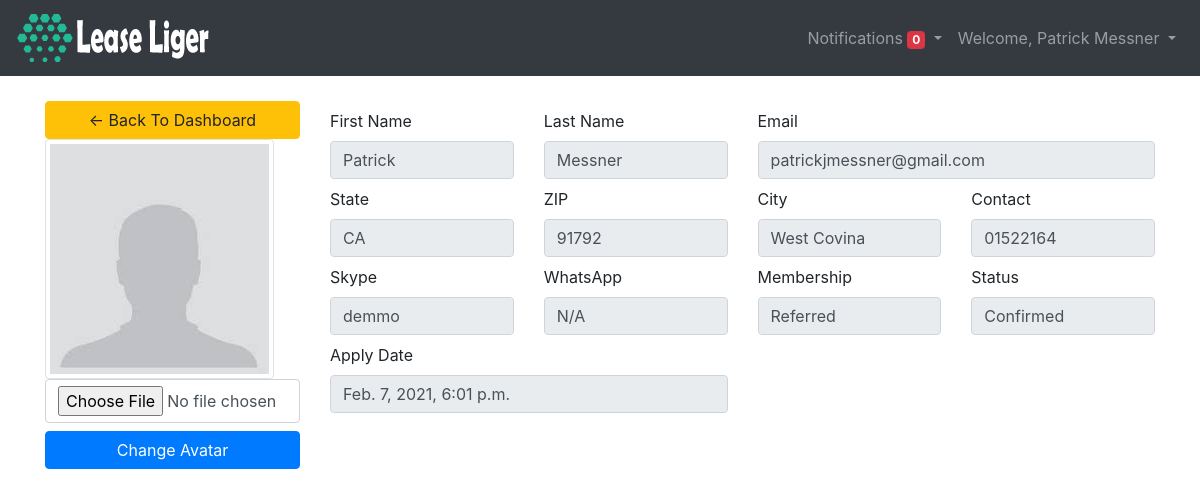
The page /administration/customer/profile/ (signed in) on the database its author committed.
### rentadmin/models.py (models this page shows, shortened)
class Customer(models.Model):
    customerid = models.AutoField(primary_key=True)
    first_name = models.CharField(max_length=200)
    last_name = models.CharField(max_length=200)
    email = models.EmailField(null=True,unique=True)
    state = models.CharField(max_length=200, null=True)
    zip = models.CharField(max_length=200, null=True)
    city = models.CharField(max_length=200, null=True)
    phone = models.CharField(max_length=200, null=True)
    notify_mail = models.EmailField(null=True)
    skype = models.CharField(max_length=200, null=True, default="N/A")
    whatsapp = models.CharField(max_length=200, null=True, default="N/A")
    membership = models.CharField(max_length=200, null=True)
    status = models.CharField(max_length=200,default="Pending")
    confirmation_code = models.CharField(max_length=200,null=True)
    avatar = models.ImageField(upload_to="customers",null=True, default="no-one.jpg")
    reference = models.ForeignKey(Renter, on_delete=models.SET_NULL, null=True)
    points = models.DecimalField(decimal_places=2,max_digits=7,default=0)
    date_created = models.DateTimeField(auto_now_add=True)

### rentadmin/decorators.py (the view)
        def wrapper_func(request,*args,**kwargs):
            group = None
            if request.user.groups.exists():
                group = request.user.groups.all()[0].name
            if group in allowed_roles:
                return view_func(request,*args,**kwargs)
            else:
                messages.info(request, 'Unauthorized Access')
                return redirect('userlogout')

### rentadmin/views.py (called while the page is built)
@login_required(login_url='userlogin')
@allowed_users(allowed_roles=['customer'])
def customerprofile(request):
    usermail = request.user.email
    info = Customer.objects.filter(email=usermail).first()
    return render(request,"customer/profile.html",{'info':info})

### rentadmin/templates/customer/profile.html (shortened to what this page needs)
{% extends 'customer/customer_layout.html' %}
{% block content %}
{% load static %}
<div class="container mt-4">
    <div class="row">
        <div class="col-lg-12">
        </div>
        <div class="col-lg-3">
            <a href="{% url 'customerhome' %}" class="btn btn-block btn-warning">&#8592; Back To Dashboard</a>
            {% if info.avatar == 'no-one.jpg' %}
            <img src="{% static 'images/renters/' %}{{ info.avatar }}" class="img-thumbnail">
            {% else %}
            <img src="{% static 'images/' %}{{ info.avatar }}" class="img-thumbnail">
            {% endif %}
            <form method="post" action="{% url 'changeavatar' %}" enctype="multipart/form-data">
                <input type="file" name="avatar" class="form-control">
                <button type="submit" class="btn btn-primary btn-block mt-2">Change Avatar</button>
            </form>
        </div>
        <div class="col-lg-9">
            <div class="row">
                <div class="col-lg-3 mt-2">
                    <label>First Name</label>
                    <input value="{{ info.first_name }}" class="form-control" readonly>
                </div>
                <div class="col-lg-3 mt-2">
                    <label>Last Name</label>
                    <input value="{{ info.last_name }}" class="form-control" readonly>
                </div>
                <div class="col-lg-6 mt-2">
                    <label>Email</label>
                    <input value="{{ info.email }}" class="form-control" readonly>
                </div>
                <div class="col-lg-3 mt-2">
                    <label>State</label>
                    <input value="{{ info.state }}" class="form-control" readonly>
                </div>
                <div class="col-lg-3 mt-2">
                    <label>ZIP</label>
                    <input value="{{ info.zip }}" class="form-control" readonly>
                </div>
                <div class="col-lg-3 mt-2">
                    <label>City</label>
                    <input value="{{ info.city }}" class="form-control" readonly>
                </div>
                <div class="col-lg-3 mt-2">
                    <label>Contact</label>
                    <input value="{{ info.phone }}" class="form-control" readonly>
                </div>
                <div class="col-lg-3 mt-2">
                    <label>Skype</label>
                    <input value="{{ info.skype }}" class="form-control" readonly>
                </div>
                <div class="col-lg-3 mt-2">
                    <label>WhatsApp</label>
                    <input value="{{ info.whatsapp }}" class="form-control" readonly>
                </div>
                <div class="col-lg-3 mt-2">
                    <label>Membership</label>
                    <input value="{{ info.membership }}" class="form-control" readonly>
                </div>
                <div class="col-lg-3 mt-2">
                    <label>Status</label>
                    <input value="{{ info.status }}" class="form-control" readonly>
                </div>
                <div class="col-lg-6 mt-2">
                    <label>Apply Date</label>
                    <input value="{{ info.date_created }}" class="form-control" readonly>
                </div>
            </div>
        </div>
    </div>
</div>
{% endblock %}

### rentadmin/templates/customer/customer_layout.html (shortened to what this page needs)
{% load static %}
<!doctype html>
<html lang="en">
  <head>
    <link rel="stylesheet" href="https://maxcdn.bootstrapcdn.com/bootstrap/4.0.0/css/bootstrap.min.css">
    <link rel="stylesheet" href="https://cdn.datatables.net/1.10.22/css/dataTables.bootstrap4.min.css">
    <link rel="stylesheet" href="{% static 'css/bootstrap-select.min.css' %}">
    <link rel="stylesheet" type="text/css" href="{% static 'css/custom.css' %}">
    <link type="text/css" rel="stylesheet" href="https://api.mqcdn.com/sdk/place-search-js/v1.0.0/place-search.css"/>
  </head>
  <body>
    {% include 'customer/navbar.html' %}
    {% block content %}{% endblock %}
  </body>
</html>

### rentadmin/templates/customer/navbar.html (shortened to what this page needs)
{% load static %}
<nav class="navbar navbar-expand-lg navbar-dark bg-dark">
  <a class="navbar-brand" href="{% url 'customerhome' %}"><img src="{% static 'images/logo.png' %}"></a>
  <div class="collapse navbar-collapse" id="navbarSupportedContent">
    <ul class="navbar-nav ml-auto">
      <li class="nav-item dropdown">
        <a class="nav-link dropdown-toggle" href="#" id="notifyDropdown" role="button" data-toggle="dropdown" aria-haspopup="true" aria-expanded="false">
          Notifications <span class="badge badge-danger">{{ notify|length }}</span>
        </a>
      </li>
      <li class="nav-item dropdown">
        <a class="nav-link dropdown-toggle" href="#" id="navbarDropdown" role="button" data-toggle="dropdown" aria-haspopup="true" aria-expanded="false">
          Welcome, {{ request.user.first_name }} {{ request.user.last_name }}
        </a>
      </li>
    </ul>
  </div>
</nav>

### rows shown on the page
Customer: avatar (picture), first_name "Patrick", last_name "Messner", email "patrickjmessner@gmail.com", state "CA", zip "91792", city "West Covina", phone "01522164", skype "demmo", whatsapp "N/A", membership "Referred", status "Confirmed", date_created "Feb. 7, 2021, 6:01 p.m."

### other values the page prints
{{ notify|length }} "0"
{{ request.user.first_name }} "Patrick"
{{ request.user.last_name }} "Messner"
